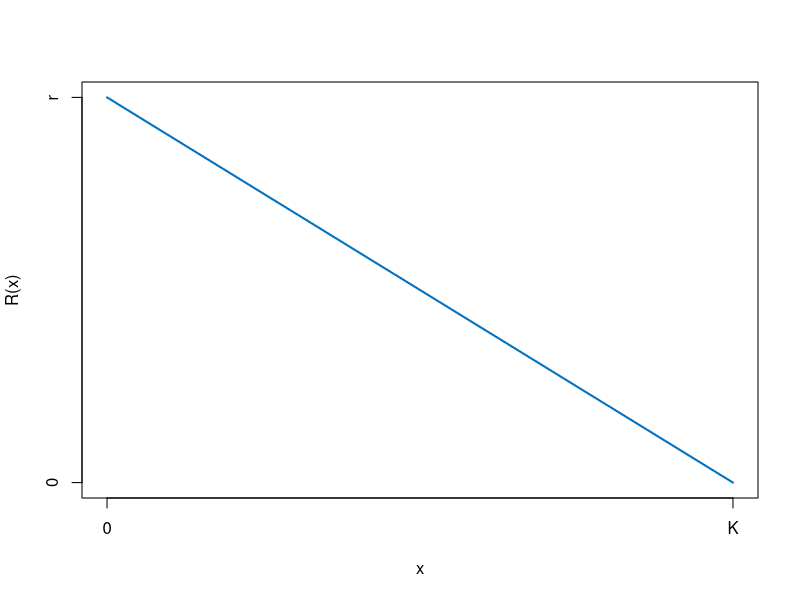

Write the R code that produced this figure.
# Fig. 1.18: Rate function of the logistic growth model (book, Section 1.3, Eq. 1.26)
# R(x) = r (1 - x/K): a small stock grows almost at the rate r, at x = K growth comes to a halt
# (c) 2026 Philipp Kügler · Program for the book "Dynamical Systems in the Life Sciences" · MIT License (see LICENSE)
r <- 1; K <- 5
R <- function(x) r * (1 - x / K)
for (x in c(0, 1, 2.5, 5)) cat(sprintf("R(%g) = %.2f\n", x, R(x)))

x <- seq(0, K, length.out = 100)
plot(x, R(x), type = "l", col = rgb(0, 0.447, 0.741), lwd = 2, xaxt = "n", yaxt = "n", xlab = "x", ylab = "R(x)")
axis(1, at = c(0, K), labels = c("0", "K")); axis(2, at = c(0, r), labels = c("0", "r"))
